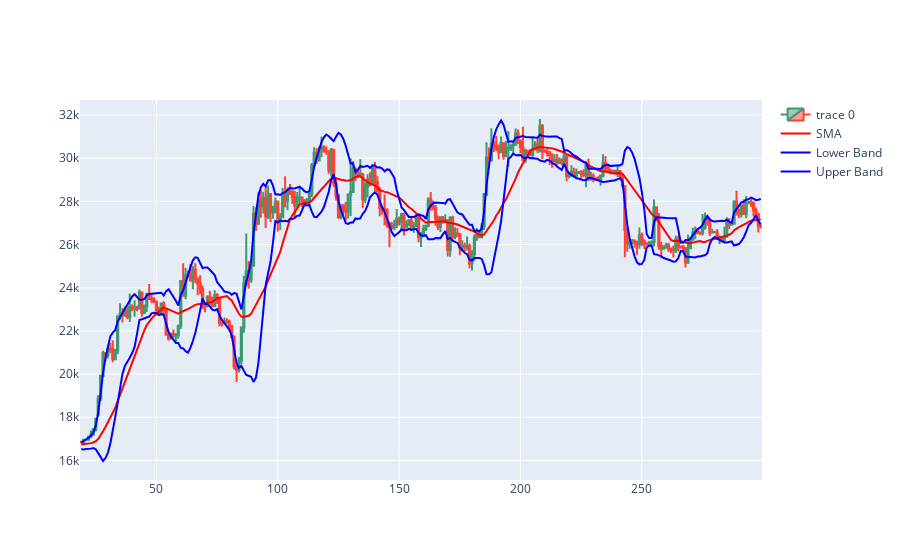

Notebook code cell kept with this figure:
### Code cell
import plotly.graph_objects as go

dfpl = data[:]
fig = go.Figure(data=[go.Candlestick(x=dfpl.index,
                open=dfpl['Open'],
                high=dfpl['High'],
                low=dfpl['Low'],
                close=dfpl['Close'])])

# Add the moving averages to the plot
fig.add_trace(go.Scatter(x=dfpl.index, y=dfpl['SMA'], mode='lines', name='SMA', line=dict(color='red')))
fig.add_trace(go.Scatter(x=dfpl.index, y=dfpl['Lower Band'], mode='lines', name='Lower Band', line=dict(color='blue')))
fig.add_trace(go.Scatter(x=dfpl.index, y=dfpl['Upper Band'], mode='lines', name='Upper Band', line=dict(color='blue')))

fig.update_layout(xaxis_rangeslider_visible=False)
fig.show()

### Figure 1 — Plotly figure (JSON) as saved in the notebook; plotly's stock layout.template omitted (floating-point values rounded to 4 significant figures; data arrays with more than 128 entries replaced by an {"elided": "..."} marker saying what was removed)
{"data": [{"close": {"elided": "281 float values"}, "high": {"elided": "281 float values"}, "low": {"elided": "281 float values"}, "open": {"elided": "281 float values"}, "type": "candlestick", "x": {"elided": "281 int values"}}, {"line": {"color": "red"}, "mode": "lines", "name": "SMA", "type": "scatter", "x": {"elided": "281 int values"}, "y": {"elided": "281 float values"}}, {"line": {"color": "blue"}, "mode": "lines", "name": "Lower Band", "type": "scatter", "x": {"elided": "281 int values"}, "y": {"elided": "281 float values"}}, {"line": {"color": "blue"}, "mode": "lines", "name": "Upper Band", "type": "scatter", "x": {"elided": "281 int values"}, "y": {"elided": "281 float values"}}], "layout": {"xaxis": {"rangeslider": {"visible": false}}}}
